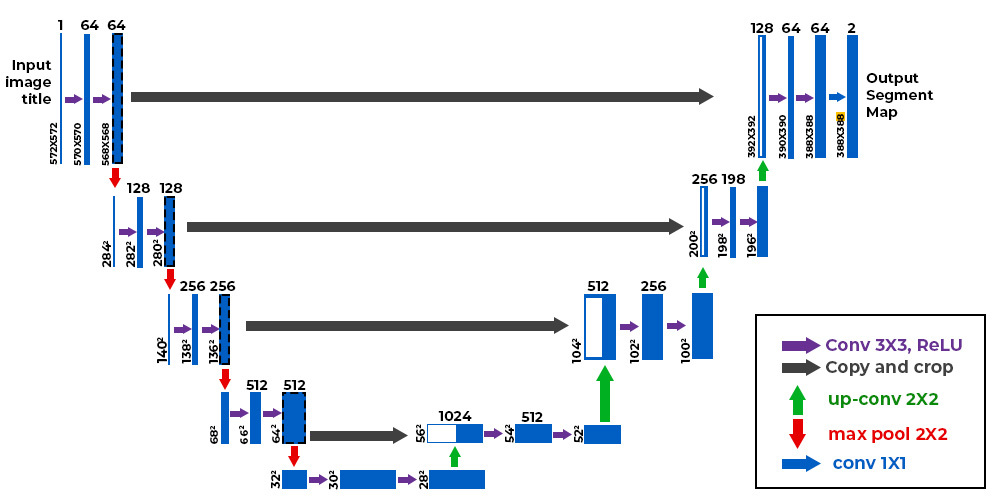
#> input picture architecure/Unet_arch.png, 1000 x 500 px
$ python -i features.py   (imports and definitions only)   (older library calls are emulated)
#> lines starting #> are read from the running program, lines starting #| are printed output that depends on the picture
import cv2
import numpy as np
import pandas as pd
from skimage.filters import sobel, scharr, roberts, prewitt
from skimage.feature import canny
from scipy import ndimage as nd


# Extract the features using different gabor kernels
def addGabor(df, img):
    """Aplay gabor filters on image

    Args:
        df (pd.DataFrame): dataframe with data
        img (np.array): image that gabor filters will be applied on

    Returns:
        (pd.DataFrame): dataframe with input data and Gabor filters
    """

    num = 1
    kernels = []
    ksize = 9

    for theta in range(2):
        theta = theta / 4. * np.pi
        for sigma in (1, 3):
            for lamda in np.arange(0, np.pi, np.pi / 4):
                for gamma in (0.05, 0.5):
                    gabor_label = "gabor" + str(num)
                    kernel = cv2.getGaborKernel((ksize, ksize), sigma, theta, lamda, gamma, 0, cv2.CV_32F)
                    kernels.append(kernel)
                    fimg = cv2.filter2D(img, cv2.CV_8UC3, kernel)
                    filtered_img = fimg.reshape(-1)
                    df[gabor_label] = filtered_img
                    num += 1

    return df


# Extract the features using different edge detector methods
def addEdges(df, gray):
    """Aplay multiple edge filters on image

    Args:
        df (pd.DataFrame): dataframe with data
        img (np.array): image that edge filters will be applied on

    Returns:
        (pd.DataFrame): dataframe with input data and edge filters
    """

    canny_edges = canny(gray, 0.6)
    roberts_edges = roberts(gray)
    sobel_edges = sobel(gray)
    scharr_edges = scharr(gray)
    prewitt_edges = prewitt(gray)
    df['canny_edges'] = canny_edges.reshape(-1)
    df['roberts_edge'] = roberts_edges.reshape(-1)
    df['sobel_edge'] = sobel_edges.reshape(-1)
    df['scharr_edge'] = scharr_edges.reshape(-1)
    df['prewitt_edge'] = prewitt_edges.reshape(-1)

    return df


# Extract feutures using gaussian and median filters
def addFilter(df, gray):
    """Aplay median and gausian edge filters on image

    Args:
        df (pd.DataFrame): dataframe with data
        gray (np.array): 2D image

    Returns:
        (pd.DataFrame): dataframe with input data and filters
    """

    gaussian_3 = nd.gaussian_filter(gray, sigma=3)
    gaussian_7 = nd.gaussian_filter(gray, sigma=7)
    median_img = nd.median_filter(gray, size=3)
    df['gaussian_3'] = gaussian_3.reshape(-1)
    df['gaussian_3'] = gaussian_7.reshape(-1)
    df['gaussian_3'] = median_img.reshape(-1)

    return df


def calc_features(img):
    """Aply multiple filters on image

    Args:
        img (np.array): image

    Returns:
        (pd.DataFrame): dataframe with features
    """

    df = pd.DataFrame()
    img_1D = np.reshape(img, (-1))
    df['pixels'] = img_1D
    df = addGabor(df, img_1D)
    df = addEdges(df, img)
    df = addFilter(df, img)

    return df

>>> import cv2
>>> picture = cv2.imread('../../architecure/Unet_arch.png', cv2.IMREAD_GRAYSCALE)
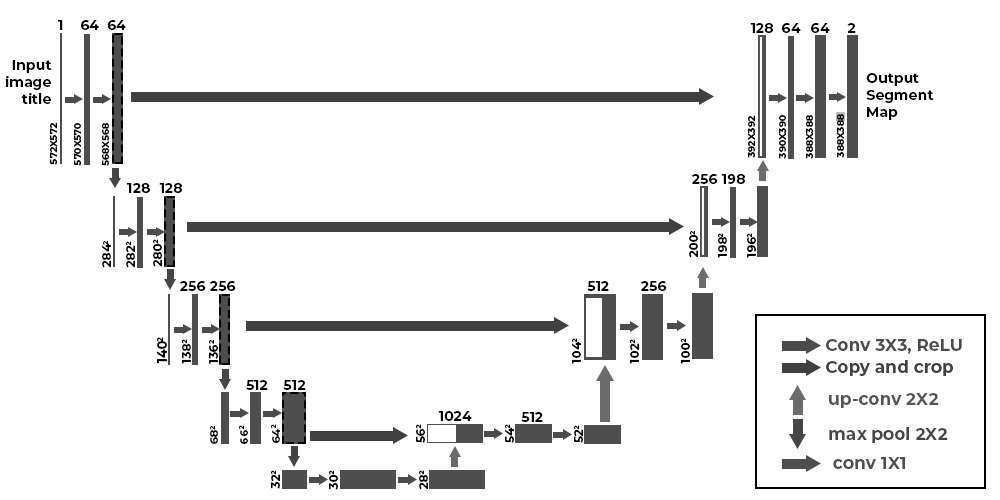
#> picture: shape (500, 1000); min 0, max 255, mean 234.6
>>> result = calc_features(picture)
#> after the loop in addGabor, `for theta in range(2):`: kernels = 32 items; num = 33
#> in calc_features, `df = addGabor(df, img_1D)`: df = table of 500000 rows and 33 columns
#> in addEdges, `canny_edges = canny(gray, 0.6)`:
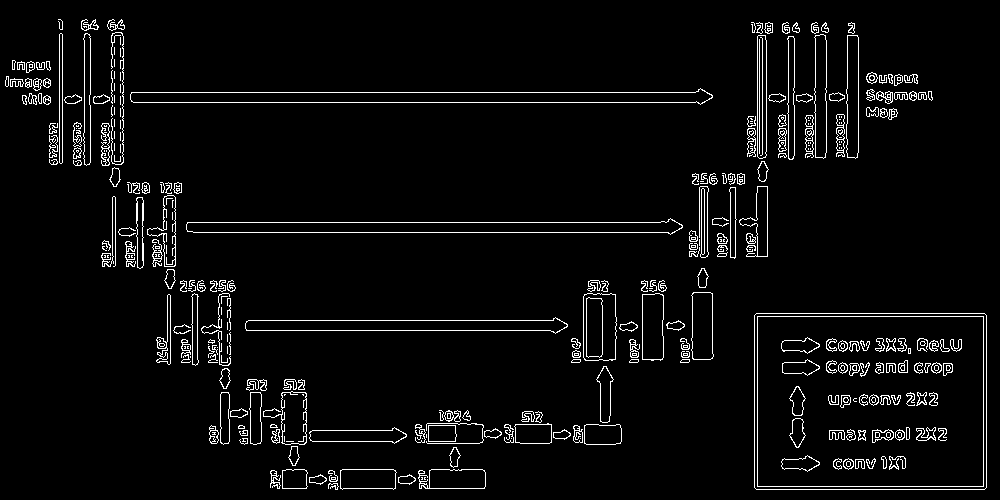
#> canny_edges: shape (500, 1000) bool; 4.3% white in thin lines or dots
#> in addEdges, `roberts_edges = roberts(gray)`:
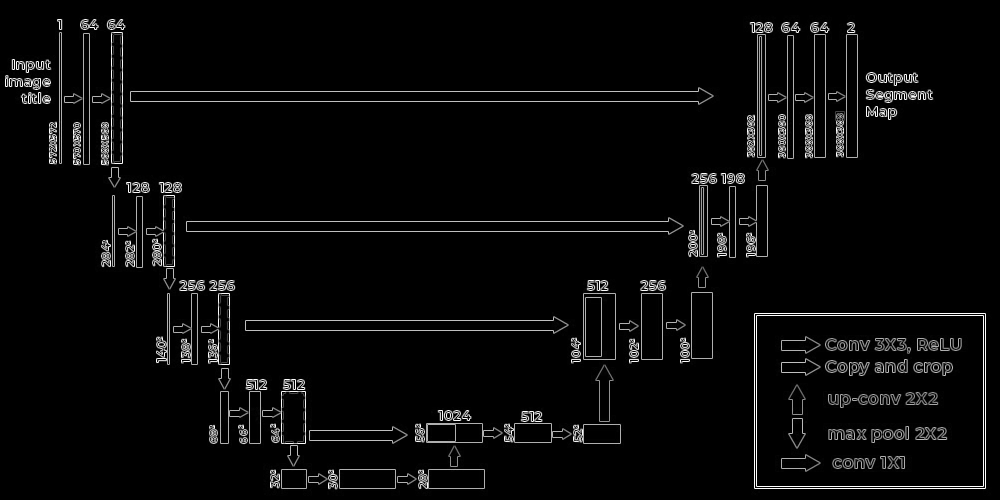
#> roberts_edges: shape (500, 1000) float64; min 0, max 1, mean 0.0357
#> in addEdges, `sobel_edges = sobel(gray)`:
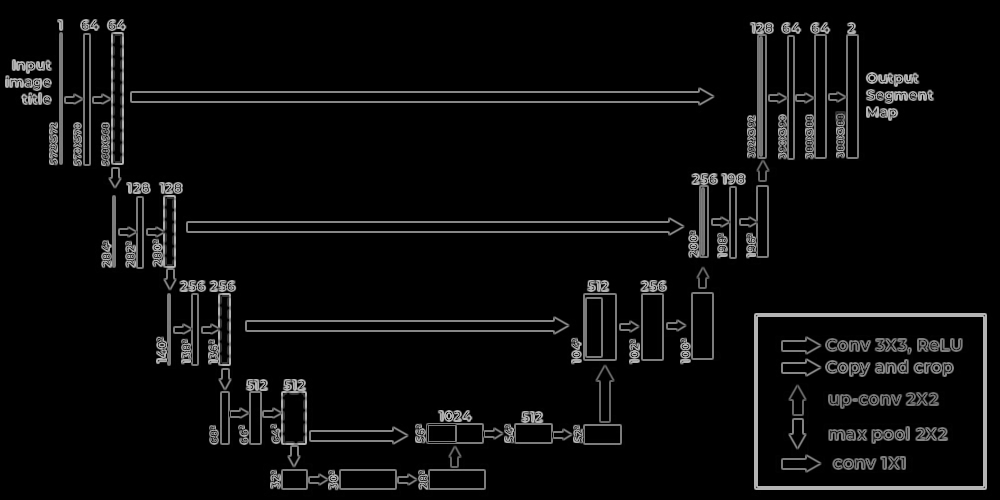
#> sobel_edges: shape (500, 1000) float64; min 0, max 0.771, mean 0.0444
#> in calc_features, `df = addEdges(df, img)`: df = table of 500000 rows and 38 columns
#> in addFilter, `gaussian_3 = nd.gaussian_filter(gray, sigma=3)`:
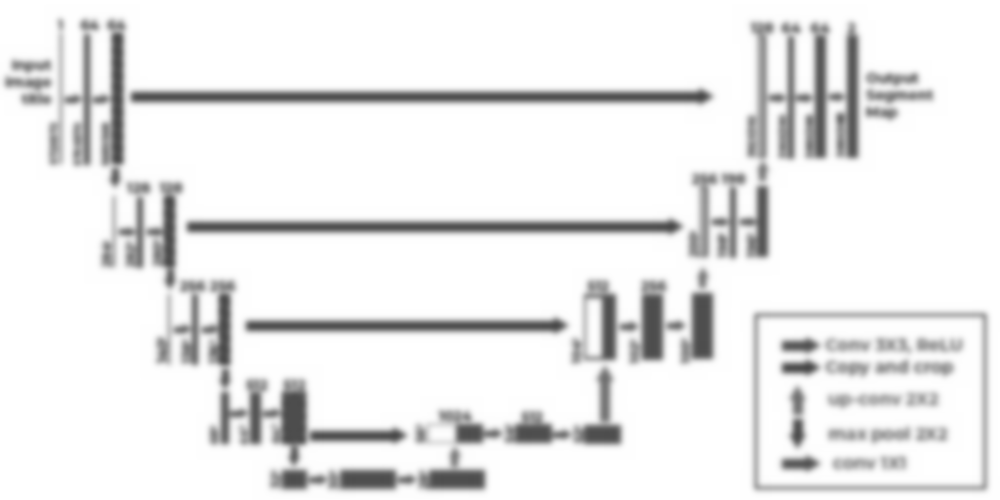
#> gaussian_3: shape (500, 1000); min 74, max 255, mean 234.1
#> in addFilter, `gaussian_7 = nd.gaussian_filter(gray, sigma=7)`:
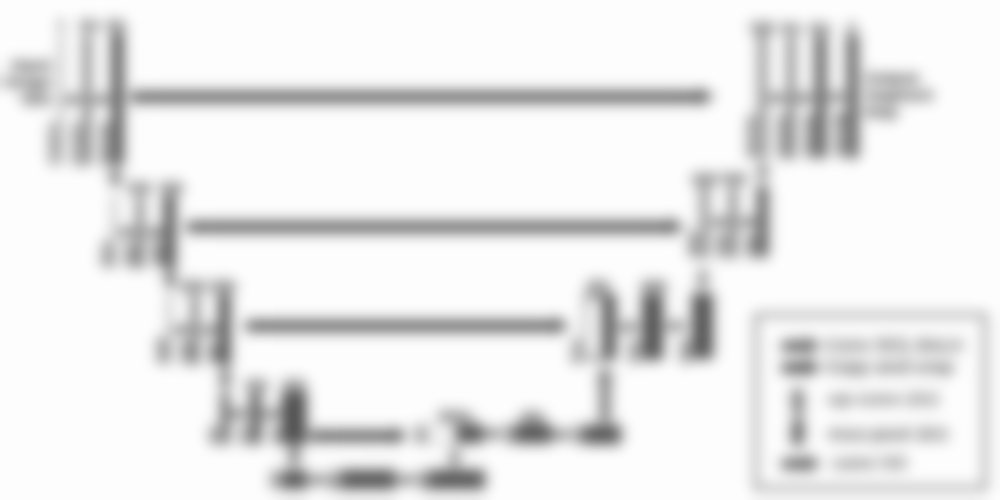
#> gaussian_7: shape (500, 1000); min 87, max 253, mean 233
#> in calc_features, `df = addFilter(df, img)`: df = table of 500000 rows and 39 columns
#> result = table of 500000 rows and 39 columns
